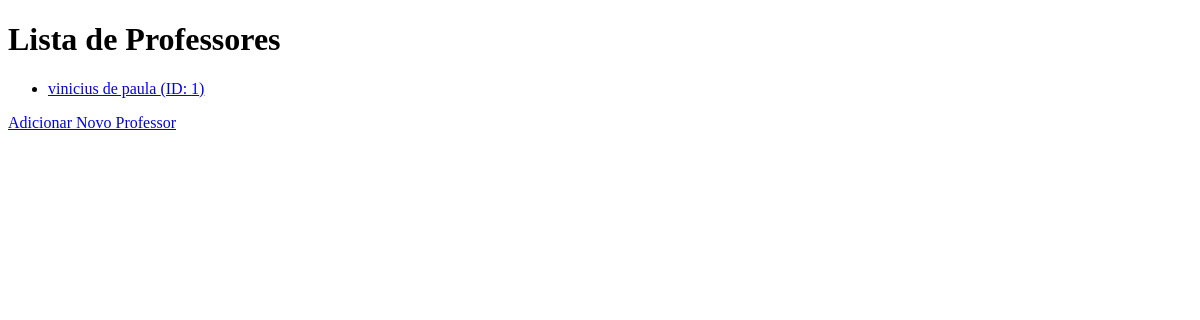
Page /professores on the earlier database version.
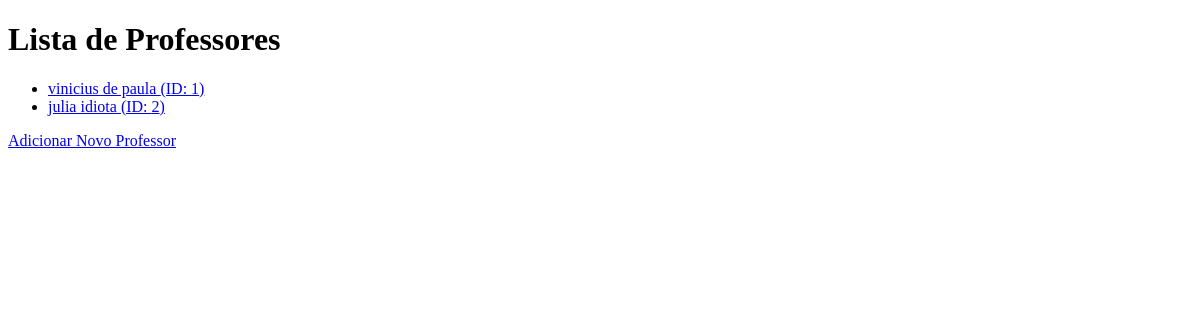
Same page on the later database version.
### models/professor.py (models this page shows, shortened)
class Professor(db.Model):
    __tablename__ = 'professores'
    id = db.Column(db.Integer, primary_key=True)
    nome = db.Column(db.String(100), nullable=False)
    idade = db.Column(db.Integer)
    materia = db.Column(db.String(100))
    observacoes = db.Column(db.Text)
    turmas = db.relationship('Turma', back_populates='professor')

### controller/professor.py (the view)
@professor_blueprint.route('/professores', methods=["GET"])
def visualizar_professores():
    todos_professores = listar_professores()  # Obtem a lista de todos os professores
    return render_template("professor/professores.html", professores=todos_professores)  # Passa a lista para o template

### models/professor.py (called while the page is built)
def listar_professores():
    professores = Professor.query.all()
    return [{
        'id': professor.id,
        'nome': professor.nome,
        'idade': professor.idade,
        'materia': professor.materia,
        'observacoes': professor.observacoes
    } for professor in professores]

### templates/professor/professores.html (shortened to what this page needs)
<!DOCTYPE html>
<html lang="pt-BR">
<head>
</head>
<body>
  <h1>Lista de Professores</h1>
  <ul>
    {% for professor in professores %}
    <li>
      <a href="{{ url_for('professores.visualizar_detalhes_professor', professor_id=professor.id) }}">
        {{ professor.nome }} (ID: {{ professor.id }})
      </a>
    </li>
    {% endfor %}
  </ul>
  <a href="{{ url_for('professores.carregar_formulario_adicionar') }}">Adicionar Novo Professor</a>
</body>
</html>

Differences in the rows shown:
added Professor: nome "julia idiota", id "2"
